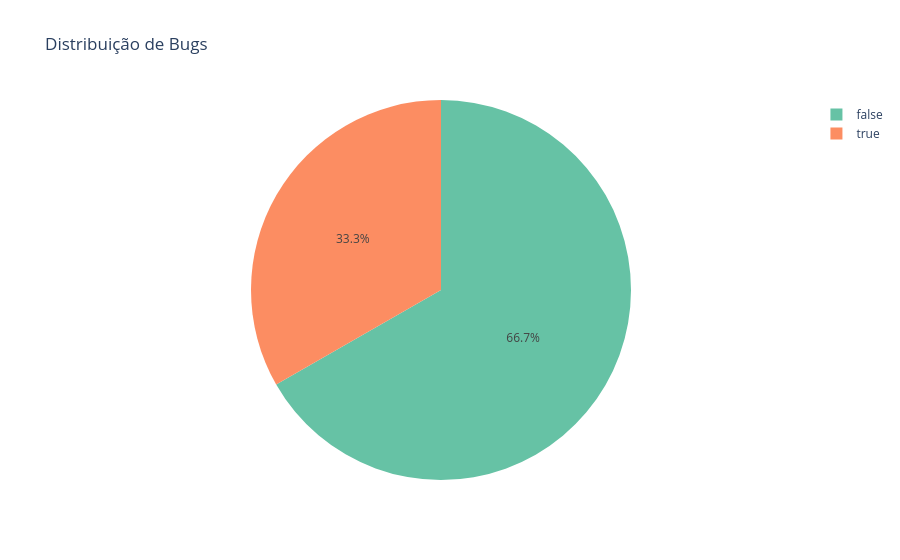

This figure's notebook cell:
### Code cell
px.pie(df, names='is_bug', title='Distribuição de Bugs', color_discrete_sequence=px.colors.qualitative.Set2)

### Figure 1 — Plotly figure (JSON) as saved in the notebook; plotly's stock layout.template omitted (floating-point values rounded to 4 significant figures; data arrays with more than 128 entries replaced by an {"elided": "..."} marker saying what was removed)
{"data": [{"domain": {"x": [0, 1], "y": [0, 1]}, "hovertemplate": "is_bug=%{label}<extra></extra>", "labels": {"elided": "38421 bool values"}, "legendgroup": "", "name": "", "showlegend": true, "type": "pie"}], "layout": {"legend": {"tracegroupgap": 0}, "piecolorway": ["rgb(102,194,165)", "rgb(252,141,98)", "rgb(141,160,203)", "rgb(231,138,195)", "rgb(166,216,84)", "rgb(255,217,47)", "rgb(229,196,148)", "rgb(179,179,179)"], "title": {"text": "Distribuição de Bugs"}}}
